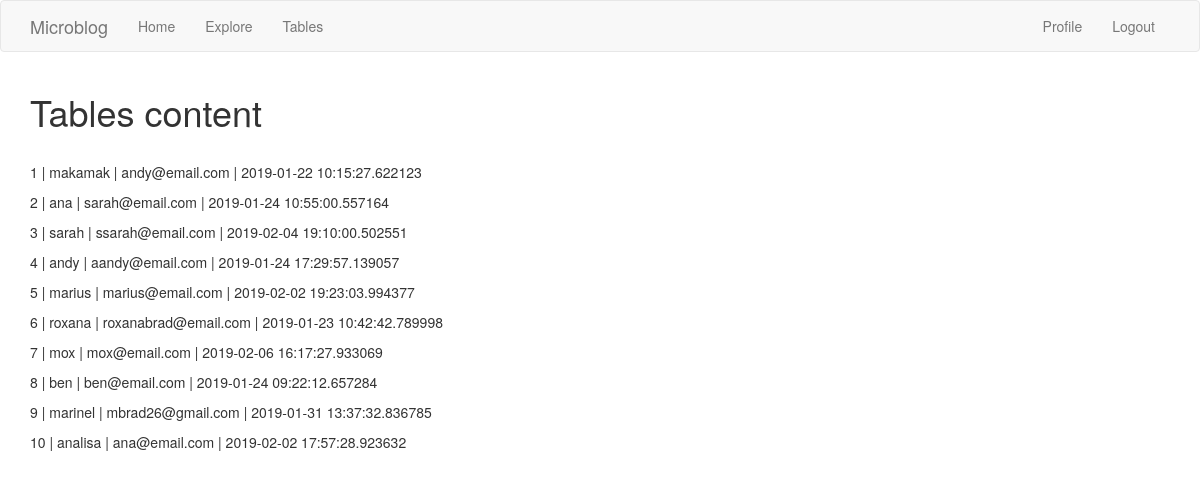
The app's page /tables (signed in), older data.
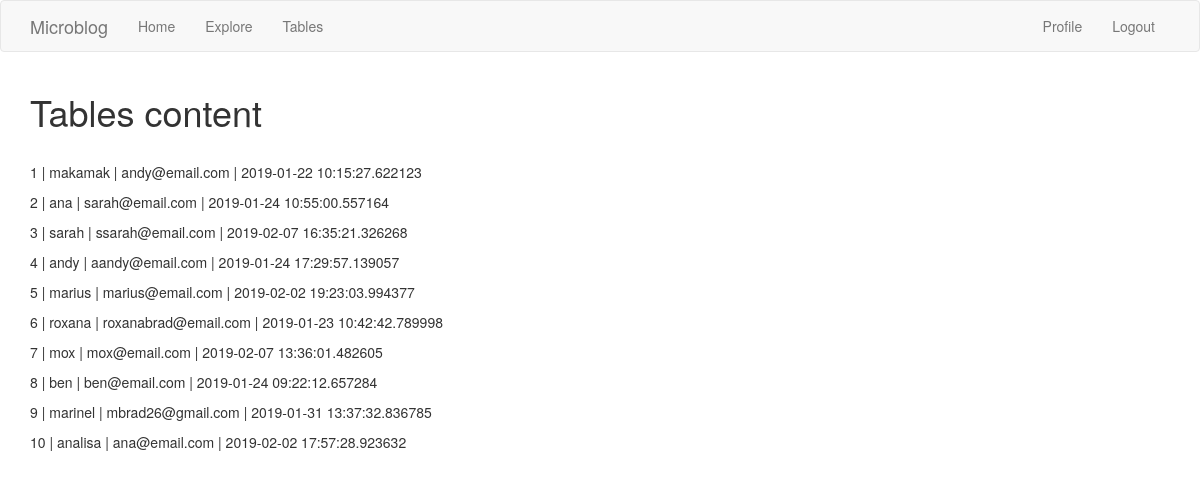
The same page, newer data.
### app/models.py (models this page shows, shortened)
class User(UserMixin, db.Model):
    id = db.Column(db.Integer, primary_key=True)
    username = db.Column(db.String(60), index=True, unique=True)
    email = db.Column(db.String(120), index=True, unique=True)
    password_hash = db.Column(db.String(128))
    about_me = db.Column(db.String(140))
    last_seen = db.Column(db.DateTime, default=datetime.utcnow)
    posts = db.relationship('Post', backref='author', lazy='dynamic')
    followed = db.relationship('User', secondary=followers,
                               primaryjoin=(followers.c.follower_id == id),
                               secondaryjoin=(followers.c.followed_id == id),
                               backref=db.backref('followers', lazy='dynamic'),
                               lazy='dynamic')

### app/routes.py (the view)
@app.route('/tables')
@login_required
def tables():
    user = User.query.all()
    post = Post.query.all()
    return render_template('tables.html', title='DataBase Content', user=user, post=post)

### app/models.py (called while the page is built)
@login.user_loader
def load_user(id):
    return User.query.get(int(id))

    @classmethod
    def before_commit(cls, session):
        session._changes = {
            'add': list(session.new),
            'update': list(session.dirty),
            'delete': list(session.deleted)
        }

    @classmethod
    def after_commit(cls, session):
        for obj in session._changes['add']:
            if isinstance(obj, SearchableMixin):
                add_to_index(obj.__tablename__.obj)
        for obj in session._changes['update']:
            if isinstance(obj, SearchableMixin):
                add_to_index(obj.__tablename__, obj)
        for obj in session._changes['delete']:
            if isinstance(obj, SearchableMixin):
                remove_from_index(obj.__tablename__, obj)
        session._changes = None

### app/routes.py (called while the page is built)
@app.before_request
def before_request():
    if current_user.is_authenticated:
        current_user.last_seen = datetime.utcnow()
        db.session.commit()
    g.locale = str(get_locale())

### app/templates/tables.html
{% extends "base.html" %}
{% block app_content %}
    <h1>Tables content</h1>
    <br>
    {% for u in user %}
        <p> {{ u.id }}  | {{ u.username }} | {{ u.email }} | {{ u.last_seen }}</p>
    {% endfor %}
{% endblock %}

Row changes from the older to the newer data that the page shows:
changed User "sarah": last_seen "2019-02-04 19:10:00.502551" → "2019-02-07 16:35:21.326268"
changed User "mox": last_seen "2019-02-06 16:17:27.933069" → "2019-02-07 13:36:01.482605"
